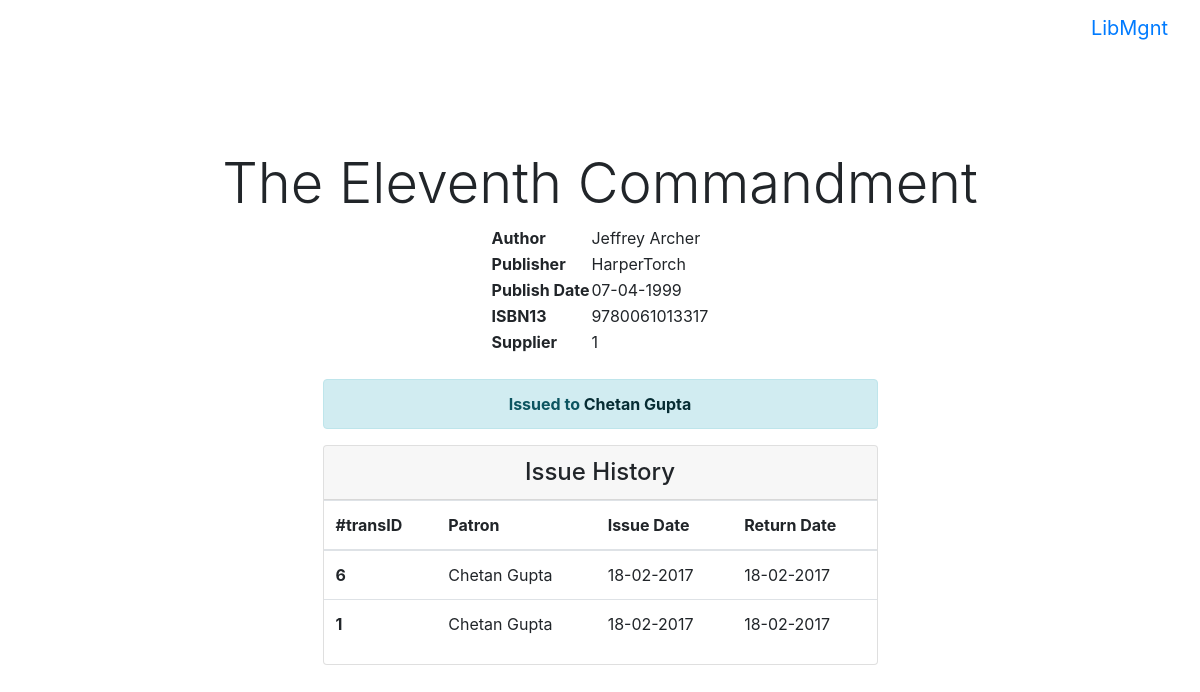
The app's page /book/1 (signed in), older data.
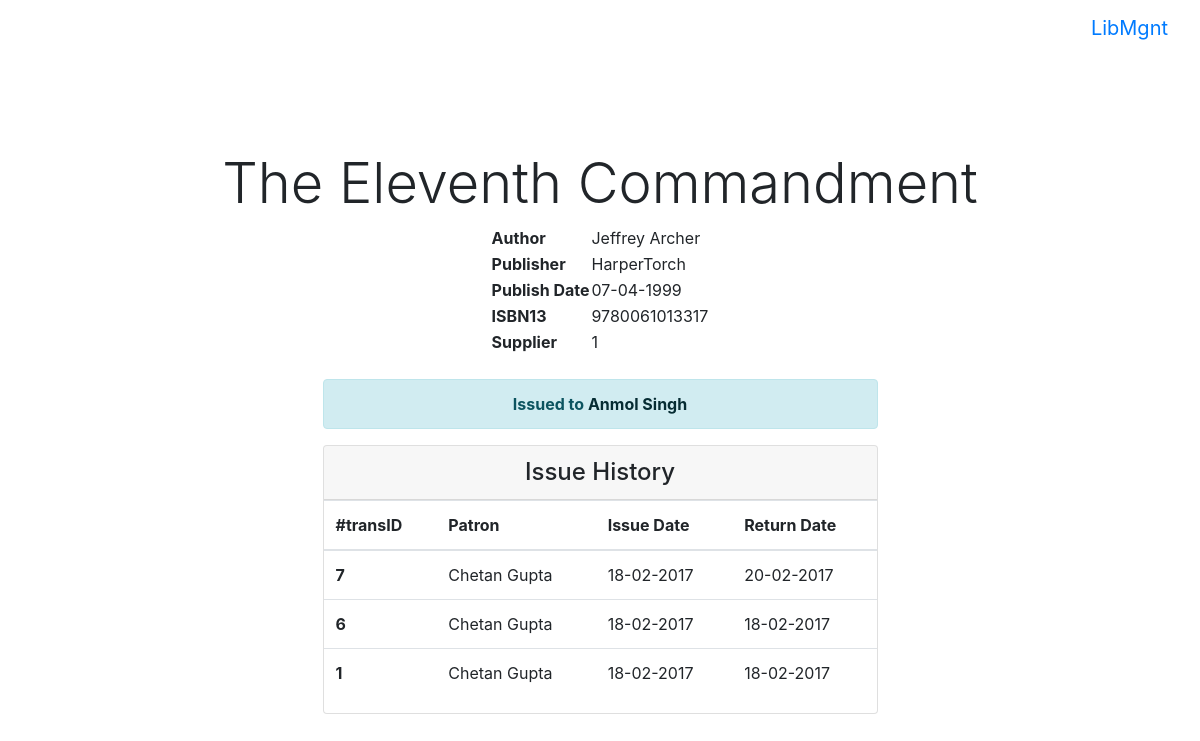
The same page, newer data.
### tables this page shows
CREATE TABLE patron(
	id INTEGER PRIMARY KEY AUTOINCREMENT,
	cardNum INTEGER UNIQUE,
	name VARCHAR(50),
	dob DATE,
	doj DATE,
	address TEXT,
	phone VARCHAR(10),
	borrowLimit INTEGER DEFAULT 2);

CREATE TABLE issue_history(
	transID INTEGER PRIMARY KEY,
	bookID INTEGER,
	patronID INTEGER,
	issuedbyID INTEGER,
	returnedtoID INTEGER,
	issueDate DATE,
	returnDate DATE,
	lateFees INTEGER,
	FOREIGN KEY (bookID) REFERENCES book(id),
	FOREIGN KEY (patronID) REFERENCES patron(id),
	FOREIGN KEY (issuedbyID) REFERENCES librarian(id),
	FOREIGN KEY (returnedtoID) REFERENCES librarian(id));

### server.py (the view)
@app.route("/book/<int:bookID>")
@login_required
def bookInfo(bookID):
	payload = {}
	book_exists = db_util.getBookExistence(bookID)
	payload["book_exists"] = book_exists
	if book_exists is True:
		payload['book_info'] = db_util.queryBook({"id":bookID})[0]
		payload['book_status'] = db_util.getBookStatus(bookID)
		payload['issue_history'] = db_util.queryIssueHistoryByBook(bookID)
		payload['issued_to'] = db_util.queryIssueByBook(bookID,patron=True)
	return render_template("bookinfo.html", payload=payload)

### db_util.py (called while the page is built)
def queryIssueByBook(bookID, patron=False):
	try:
		if patron:
			cursor.execute('''
				SELECT transID,bookID,patronID,librarianID,issueDate,name
				FROM issue,patron
				WHERE patronID=patron.id AND bookID=?;''',(bookID, ))
		else:
			cursor.execute('''SELECT * FROM issue WHERE bookID=?''', (bookID, ))
		issue = cursor.fetchone()
		return issue
	except Exception as e:
		print(e)
		return None

def queryIssueHistoryByBook(bookID):
	try:
		cursor.execute('''SELECT transID,patronID,name,issueDate,returnDate
			FROM issue_history,patron
			WHERE patronID=patron.id AND bookID=?
			ORDER BY returnDate DESC, transID DESC;''', (bookID, ))
		issue_history = cursor.fetchall()
		return issue_history
	except Exception as e:
		print(e)
		return None

def getBookStatus(bookID):
	try:
		cursor.execute('''SELECT COUNT(*) FROM issue WHERE bookID=?''', (bookID, ))
		flag = cursor.fetchone()
		return flag[0] == 0
	except Exception as e:
		print(e)
		return None

def getBookExistence(bookID):
	try:
		cursor.execute('''SELECT COUNT(*) FROM book WHERE id=?''', (bookID,))
		flag = cursor.fetchone()
		return flag[0] == 1
	except Exception as e:
		print(e)
		return None

### templates/bookinfo.html (shortened to what this page needs)
{% extends "base.html" %}
{% block body %}
{% if payload.book_exists %}
<div class="container-fluid" style="padding-top: 70px;">
	<h3 class="display-4 text-center">{{payload.book_info[1]}}</h3>
	<table align="center">
		<tbody>
			<tr>
				<th scope="row">Author</th>
				<td>{{payload.book_info[2]}}</td>
			</tr>
			<tr>
				<th scope="row">Publisher</th>
				<td>{{payload.book_info[4]}}</td>
			</tr>
			<tr>
				<th scope="row">Publish Date</th>
				<td>{{payload.book_info[3]}}</td>
			</tr>
			<tr>
				<th scope="row">ISBN13</th>
				<td>{{payload.book_info[5]}}</td>
			</tr>
			<tr>
				<th scope="row">Supplier</th>
				<td>{{payload.book_info[6]}}</td>
			</tr>
		</tbody>
	</table>
	<br>
	<div class="container col-sm-6 text-center">
	{% if payload.book_status %}
	<div class="alert alert-success" role="alert">
		<strong>Available</strong>
	</div>
	{% else %}
	<div class="alert alert-info" role="alert">
		<strong>Issued to </strong> <a href="/patron/{{payload.issued_to[2]}}" class="alert-link">{{payload.issued_to[5]}}</a>
	</div>
	{% endif %}
	</div>
	<div class="col-sm-6 container">
			<div class="card card-outline-primary">
				<h4 class="card-header text-center card-outline-primary">
					Issue History
				</h4>
				<div class="card-block table-responsive">
					<table class="table table-hover">
						<thead>
							<tr>
							<th>#transID</th>
								<th>Patron</th>
								<th>Issue Date</th>
								<th>Return Date</th>
							</tr>
						</thead>
						<tbody>
							{% for issue in payload.issue_history %}
							<tr>
								<th scope="row">{{issue[0]}}</th>
								<td>{{issue[2]}}</td>
								<td>{{issue[3]}}</td>
								<td>{{issue[4]}}</td>
							</tr>
							{% endfor %}
						</tbody>
					</table>
				</div>
			</div>
		</div>
</div>
<br><br>
{% else %}
<div class="container text-center" style="padding-top: 100px;">
<div class="alert alert-danger" role="alert">
  <strong>Oh snap!</strong> Book does not exist.
</div>
</div>
{% endif %}
{% endblock %}

Row changes from the older to the newer data that the page shows:
no longer on this page (row unchanged): patron: name "Chetan Gupta"
added patron: name "Anmol Singh"
added issue_history: transID "7", name "Chetan Gupta", issueDate "18-02-2017", returnDate "20-02-2017"
